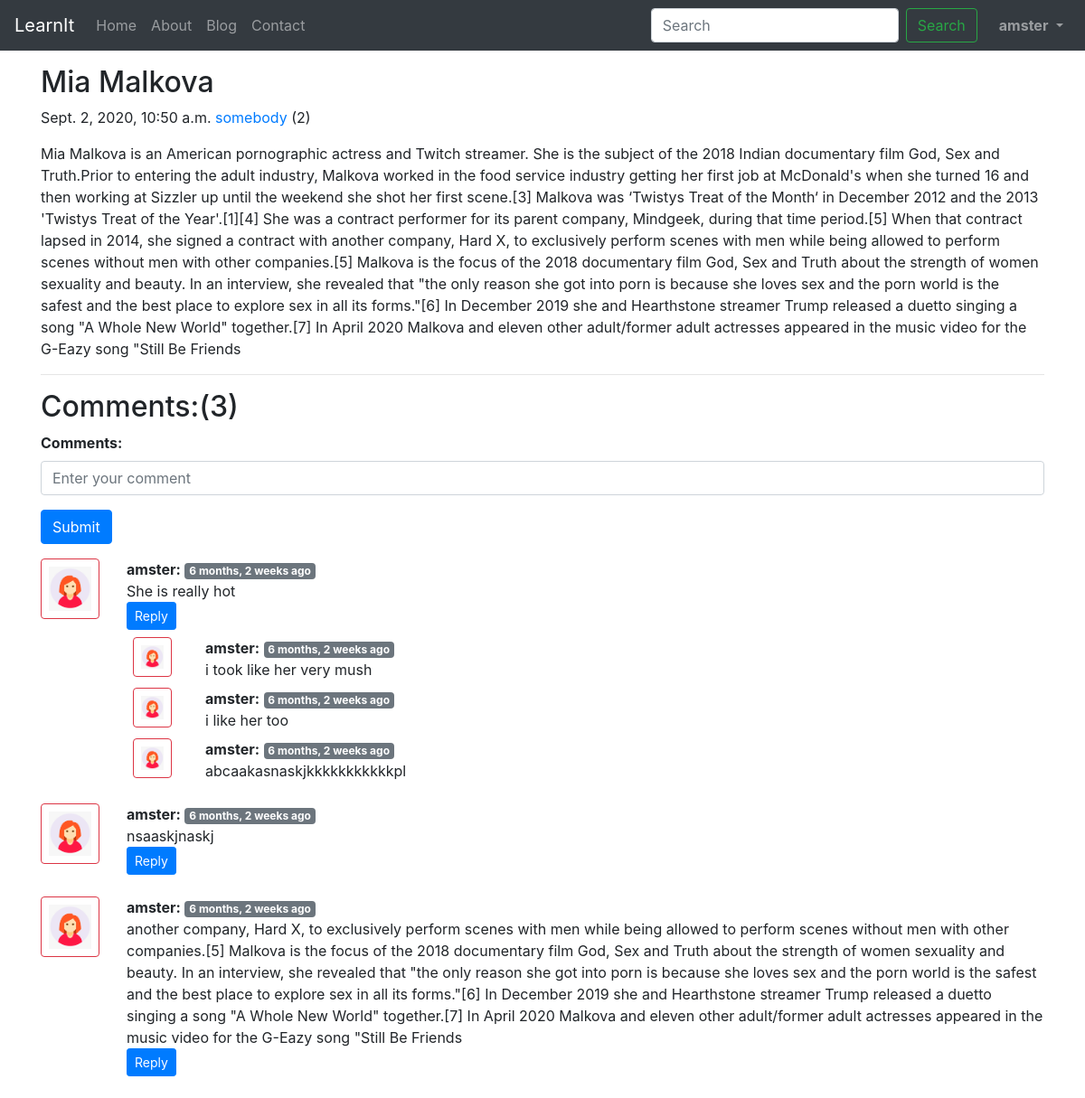
Screenshot of /blog/horny-mia (signed in) with the database file from the repository.
### blog/models.py (models this page shows, shortened)
class Post(models.Model):
    sno = models.AutoField(primary_key=True)
    title = models.CharField(max_length=100)
    content = models.TextField()
    author = models.CharField(max_length=12)
    slug = models.CharField(max_length=120)
    views = models.IntegerField(default=0)
    timeStamp = models.DateTimeField(blank=True)

class BlogComment(models.Model):
    sno = models.AutoField(primary_key=True)
    comment = models.TextField()
    user = models.ForeignKey(User, on_delete=models.CASCADE)
    post = models.ForeignKey(Post, on_delete=models.CASCADE)
    parent = models.ForeignKey('self', on_delete=models.CASCADE, null=True)
    timeStamp = models.DateTimeField(default=now)

### blog/views.py (the view)
# urls.py: path('<str:slug>', views.blogPost, name='blogPost'),
def blogPost(request, slug):
    post = Post.objects.filter(slug=slug).first()
    post.views = post.views + 1
    post.save()
    comments = BlogComment.objects.filter(post=post, parent=None)
    replies = BlogComment.objects.filter(post=post).exclude(parent=None)
    replyDict = {}
    for reply in replies:
        if reply.parent.sno not in replyDict.keys():
            replyDict[reply.parent.sno] = [reply]
        else:
            replyDict[reply.parent.sno].append(reply)
    context = {'post': post, 'comments': comments,
               'user': request.user, 'replyDict': replyDict}
    return render(request, 'blog/blogPost.html', context)

### blog/templatetags/extras.py (called while the page is built)
@register.filter(name='get_val')
def get_val(dict, key):
    return dict.get(key)

### templates/blog/blogPost.html (shortened to what this page needs)
{% extends 'base.html' %}
{% block body %}
{% load humanize %}
{% load extras %}
<div class="container my-3">
        <h2 class="blog-post-title">{{post.title}}</h2>
        <p class="blog-post-meta">{{post.timeStamp}} <a href="/about">{{post.author}}</a> (<span>{{post.views}}</span>)</p>
        <p>{{post.content|safe}}</p>
        <hr>
      </div>
      <div class="container">
      <h2>Comments:({{comments.count}})</h2>
      <div class="my-2">
      {% if user.is_authenticated %}
         <form action="/blog/postComment" method="post">{% csrf_token %}
  <div class="form-group">
    <label for="exampleInputEmail1"><strong>Comments:</strong></label>
    <input type="text" name="comment" class="form-control" placeholder="Enter your comment">
  </div>
  <button type="submit" class="btn btn-primary">Submit</button>
</form>
      {% else %}
     <p>Please login to post a comment</p>
      {% endif %}
</div>
{% for comment in comments  %}
  <div class="row my-3">
      <div class="col-md-1">
      <img src="/static/img/user.png" class="rounded mx-auto d-block w-100 p-2 border border-danger" alt="user">
      </div>
      <div class="col-md-11"><b>{{comment.user.username }}:</b> <span class="badge badge-secondary">{{comment.timeStamp|naturaltime}}</span>
      <div>{{comment.comment}}</div>
      <div class="reply mx-0">
      {% if user.is_authenticated %}
      <button class="btn btn-sm btn-primary" type="button" data-toggle="collapse" data-target="#replyBox{{comment.sno}}" aria-expanded="false" aria-controls="replyBox{{comment.sno}}">
    Reply
  </button>
{% else %}
  <button class="btn btn-sm btn-primary" type="button" data-toggle="collapse" data-target="#replyBox{{comment.sno}}" aria-expanded="false" aria-controls="replyBox{{comment.sno}}" disabled>
    Login To Reply
  </button>
{% endif %}
<div class="replies my-2">
{% for reply in replyDict|get_val:comment.sno %}
<div class="row my-2">
<div class="col-md-1">
      <img src="/static/img/user.png" class="rounded mx-auto d-block w-75 p-2 border border-danger" alt="user">
      </div>
      <div class="col-md-11">
      <b>{{reply.user.username }}:</b> <span class="badge badge-secondary">{{reply.timeStamp|naturaltime}}</span>
      <div>{{reply.comment}} <br></div>
      </div>
</div>
{% endfor %}
</div>
      </div>
      </div>
       </div>
{% endfor %}
</div>
{% endblock body %}

### templates/base.html (shortened to what this page needs)
<!doctype html>
<html lang="en">
  <head>
    <link rel="stylesheet" href="https://stackpath.bootstrapcdn.com/bootstrap/4.5.2/css/bootstrap.min.css">
  </head>
  <body>
    <nav class="navbar navbar-expand-lg navbar-dark bg-dark">
  <a class="navbar-brand" href="/">LearnIt</a>
  <div class="collapse navbar-collapse" id="navbarSupportedContent">
    <ul class="navbar-nav mr-auto">
      <li class="nav-item {% block homeactive %}
      {% endblock homeactive %}">
        <a class="nav-link" href="/">Home <span class="sr-only">(current)</span></a>
      </li>
      <li class="nav-item {% block aboutactive %}
      {% endblock aboutactive %}">
        <a class="nav-link" href="/about">About</a>
      </li>
    <li class="nav-item {% block blogactive %}
    {% endblock blogactive %}">
        <a class="nav-link" href="/blog">Blog</a>
      </li>
      <li class="nav-item {% block contactactive %}
      {% endblock contactactive %}">
        <a class="nav-link" href="/contact">Contact</a>
      </li>
    </ul>
    <div class="ml-auto form-inline">
    <form method="get" action="/search" class="form-inline my-2 my-lg-0 mx-3">
      <input class="form-control mr-sm-2" type="search" placeholder="Search" aria-label="Search" name="query" id="query">
      <button class="btn btn-outline-success my-2 my-sm-0" type="submit">Search</button>
    </form>
    {% if user.is_authenticated %}
    <ul class="navbar-nav mr-6">
    <li class="nav-item dropdown">
        <a class="nav-link dropdown-toggle" href="#" id="navbarDropdown" role="button" data-toggle="dropdown" aria-haspopup="true" aria-expanded="false">
          <strong>{{request.user}}</strong>
        </a>
      </li>
    </ul>
{% endif %}
  </div>
</nav>
{% block body %}
{% endblock body %}
  </body>
</html>

### rows the page displays
Post: title "Mia Malkova", timeStamp "Sept. 2, 2020, 10:50 a.m.", author "somebody", views "2", content "Mia Malkova is an American pornographic actress and Twitch streamer. She is the subject of the 2018 Indian documentary film God, Sex and Truth.Prior to entering the adult industry, Malkova worked in the food service industry getting her first job at McDonald's when she turned 16 and then working at Sizzler up until the weekend she shot her first scene.[3] Malkova was ‘Twistys Treat of the Month‘ in December 2012 and the 2013 'Twistys Treat of the Year'.[1][4] She was a contract performer for its parent company, Mindgeek, during that time period.[5] When that contract lapsed in 2014, she signed a contract with another company, Hard X, to exclusively perform scenes with men while being…"
BlogComment: user.username "amster", timeStamp "6 months, 2 weeks ago", comment "She is really hot"
BlogComment: user.username "amster", timeStamp "6 months, 2 weeks ago", comment "i took like her very mush"
BlogComment: user.username "amster", timeStamp "6 months, 2 weeks ago", comment "i like her too"
BlogComment: user.username "amster", timeStamp "6 months, 2 weeks ago", comment "abcaakasnaskjkkkkkkkkkkkpl"
BlogComment: user.username "amster", timeStamp "6 months, 2 weeks ago", comment "nsaaskjnaskj"
BlogComment: user.username "amster", timeStamp "6 months, 2 weeks ago", comment "another company, Hard X, to exclusively perform scenes with men while being allowed to perform scenes without men with other companies.[5] Malkova is the focus of the 2018 documentary film God, Sex and Truth about the strength of women sexuality and beauty. In an interview, she revealed that \"the only reason she got into porn is because she loves sex and the porn world is the safest and the best place to explore sex in all its forms.\"[6] In December 2019 she and Hearthstone streamer Trump released a duetto singing a song \"A Whole New World\" together.[7] In April 2020 Malkova and eleven other adult/former adult actresses appeared in the music video for the G-Eazy song \"Still Be Friends"

### other values shown
{{ request.user }} "amster"
{{ comments.count }} "3"
